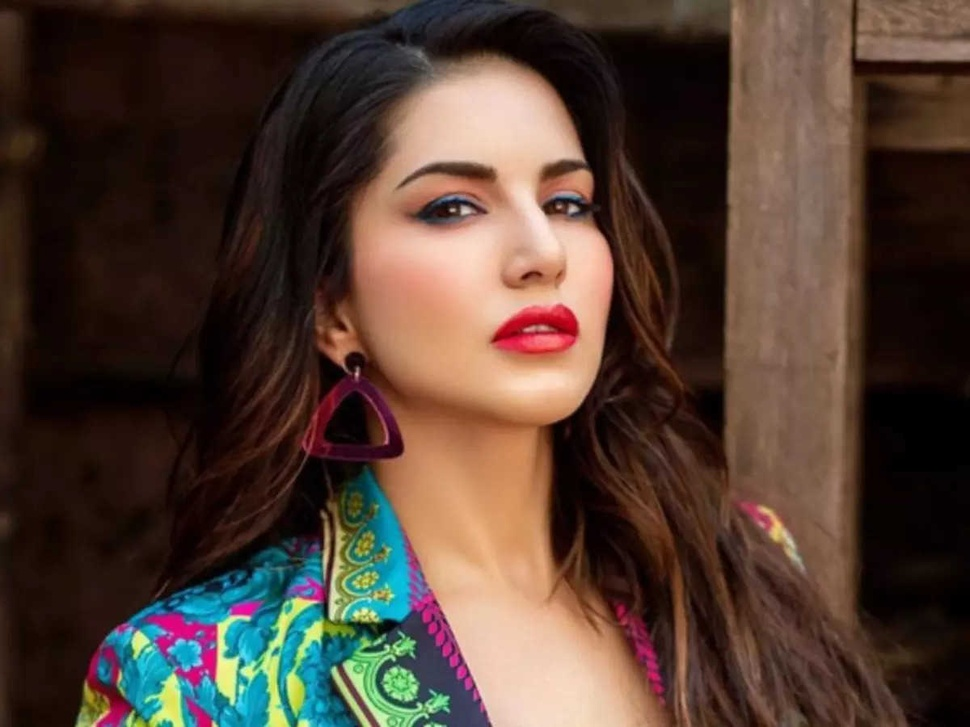
#> input picture sunny.jpg, 970 x 727 px, shrunk from 1200 x 900 before the run
$ python Face_Detection.py
#> lines starting #> are read from the running program, lines starting #| are printed output that depends on the picture
import cv2 as cv

image=cv.imread("sunny.jpg")
#> image is the input picture: shape (727, 970, 3); mean B, G, R 50.7, 61.5, 81.6
cv.imshow("Original",image)

gray_img=cv.cvtColor(image,cv.COLOR_BGR2GRAY)
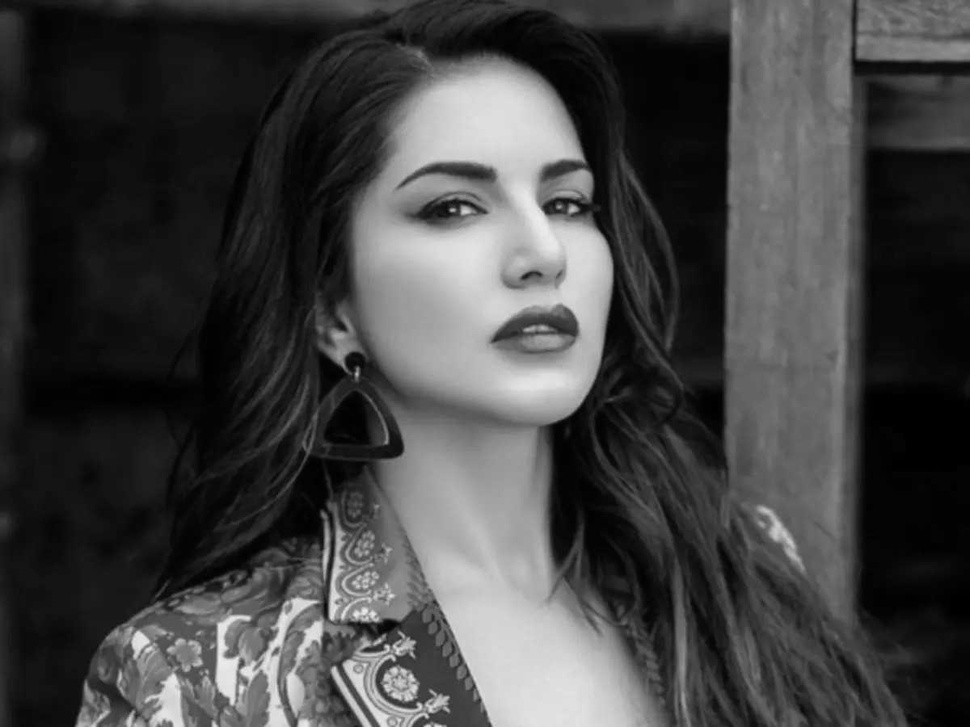
#> gray_img: shape (727, 970); min 0, max 238, mean 66.3
cv.imshow("Gray",gray_img)

#> (the run stopped early here; a loop or call above may not have finished)

$ run again, with image.jpg copied over sunny.jpg
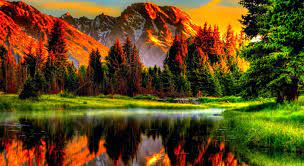
#> input picture image.jpg, 304 x 166 px
#> image is the input picture: shape (166, 304, 3); mean B, G, R 26.8, 74.1, 96.9
#> `gray_img=cv.cvtColor(image,cv.COLOR_BGR2GRAY)`:
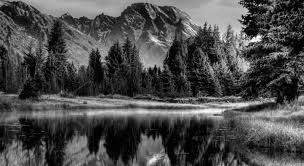
#> gray_img: shape (166, 304); min 0, max 253, mean 75.5
